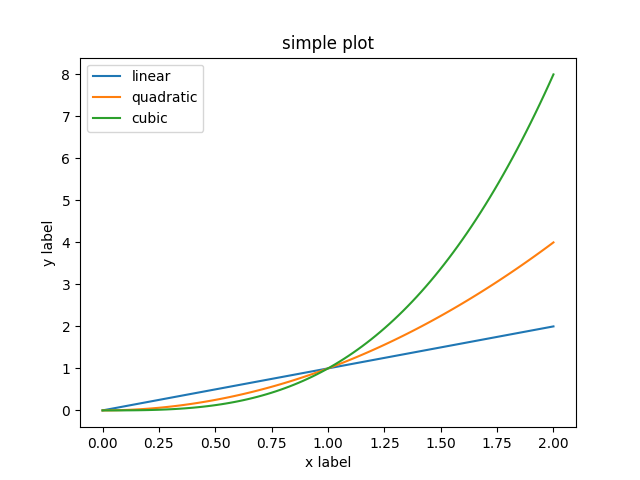

The Python source for this figure:
##########################
# Module 4A - Matplotlib #
##########################

import numpy as np
import matplotlib.pyplot as plt

# slide 17
x = np.linspace(0,2,100)

plt.plot(x, x, label='linear')
plt.plot(x, x**2, label='quadratic')
plt.plot(x, x**3, label='cubic')


plt.xlabel('x label')
plt.ylabel('y label')
plt.title('simple plot')
plt.legend()

#plt.show()
plt.savefig('multiple_line_plots.png')